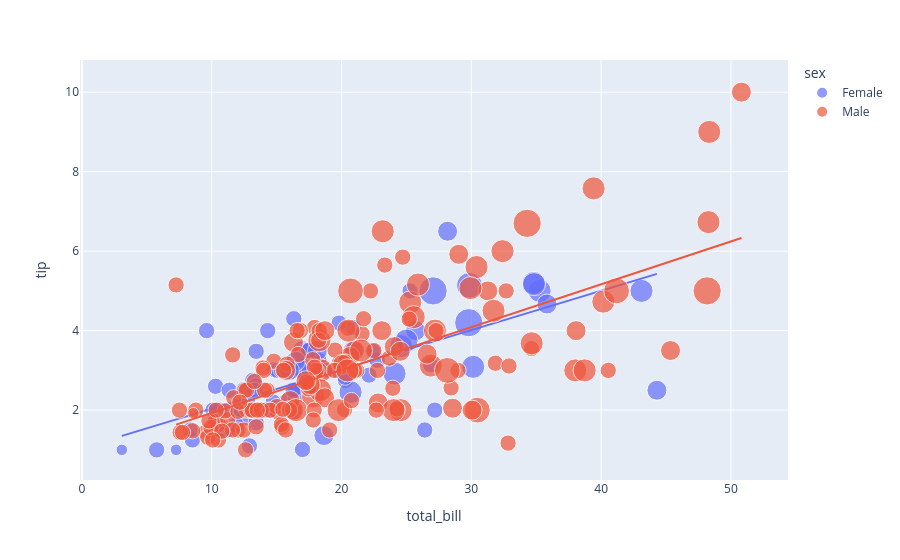

Write notebook code for a chart like this one.
### Code cell
figure=px.scatter(data_frame=data,x="total_bill",y="tip",size="size",color="sex",trendline="ols")
figure.show()

### Figure 1 — Plotly figure (JSON) as saved in the notebook; plotly's stock layout.template omitted (floating-point values rounded to 4 significant figures; data arrays with more than 128 entries replaced by an {"elided": "..."} marker saying what was removed)
{"data": [{"hovertemplate": "sex=Female<br>total_bill=%{x}<br>tip=%{y}<br>size=%{marker.size}<extra></extra>", "legendgroup": "Female", "marker": {"color": "#636efa", "size": [2, 4, 4, 2, 3, 3, 2, 2, 2, 2, 4, 3, 2, 4, 2, 2, 1, 3, 2, 2, 2, 1, 4, 2, 2, 2, 2, 2, 3, 2, 2, 2, 1, 3, 2, 2, 2, 4, 2, 2, 6, 2, 2, 2, 2, 2, 2, 2, 2, 2, 2, 2, 6, 2, 2, 3, 2, 5, 4, 2, 3, 2, 2, 2, 2, 3, 3, 2, 4, 2, 2, 2, 2, 3, 2, 2, 3, 2, 4, 2, 3, 2, 2, 2, 3, 2, 2], "sizemode": "area", "sizeref": 0.015, "symbol": "circle"}, "mode": "markers", "name": "Female", "orientation": "v", "showlegend": true, "type": "scatter", "x": [16.99, 24.59, 35.26, 14.83, 10.33, 16.97, 20.29, 15.77, 19.65, 15.06, 20.69, 16.93, 10.29, 34.81, 26.41, 16.45, 3.07, 17.07, 26.86, 25.28, 14.73, 10.07, 34.83, 5.75, 16.32, 22.75, 11.35, 15.38, 44.3, 22.42, 20.92, 14.31, 7.25, 25.71, 17.31, 10.65, 12.43, 24.08, 13.42, 12.48, 29.8, 14.52, 11.38, 20.27, 11.17, 12.26, 18.26, 8.51, 10.33, 14.15, 13.16, 17.47, 27.05, 16.43, 8.35, 18.64, 11.87, 29.85, 25.0, 13.39, 16.21, 17.51, 10.59, 10.63, 9.6, 20.9, 18.15, 19.81, 43.11, 13.0, 12.74, 13.0, 16.4, 16.47, 12.76, 13.27, 28.17, 12.9, 30.14, 13.42, 15.98, 16.27, 10.09, 22.12, 35.83, 27.18, 18.78], "xaxis": "x", "y": [1.01, 3.61, 5.0, 3.02, 1.67, 3.5, 2.75, 2.23, 3.0, 3.0, 2.45, 3.07, 2.6, 5.2, 1.5, 2.47, 1.0, 3.0, 3.14, 5.0, 2.2, 1.83, 5.17, 1.0, 4.3, 3.25, 2.5, 3.0, 2.5, 3.48, 4.08, 4.0, 1.0, 4.0, 3.5, 1.5, 1.8, 2.92, 1.68, 2.52, 4.2, 2.0, 2.0, 2.83, 1.5, 2.0, 3.25, 1.25, 2.0, 2.0, 2.75, 3.5, 5.0, 2.3, 1.5, 1.36, 1.63, 5.14, 3.75, 2.61, 2.0, 3.0, 1.61, 2.0, 4.0, 3.5, 3.5, 4.19, 5.0, 2.0, 2.01, 2.0, 2.5, 3.23, 2.23, 2.5, 6.5, 1.1, 3.09, 3.48, 3.0, 2.5, 2.0, 2.88, 4.67, 2.0, 3.0], "yaxis": "y"}, {"hovertemplate": "<b>OLS trendline</b><br>tip = 0.0988779 * total_bill + 1.04802<br>R<sup>2</sup>=0.466488<br><br>sex=Female<br>total_bill=%{x}<br>tip=%{y} <b>(trend)</b><extra></extra>", "legendgroup": "Female", "marker": {"color": "#636efa", "symbol": "circle"}, "mode": "lines", "name": "Female", "showlegend": false, "type": "scatter", "x": [3.07, 5.75, 7.25, 8.35, 8.51, 9.6, 10.07, 10.09, 10.29, 10.33, 10.33, 10.59, 10.63, 10.65, 11.17, 11.35, 11.38, 11.87, 12.26, 12.43, 12.48, 12.74, 12.76, 12.9, 13.0, 13.0, 13.16, 13.27, 13.39, 13.42, 13.42, 14.15, 14.31, 14.52, 14.73, 14.83, 15.06, 15.38, 15.77, 15.98, 16.21, 16.27, 16.32, 16.4, 16.43, 16.45, 16.47, 16.93, 16.97, 16.99, 17.07, 17.31, 17.47, 17.51, 18.15, 18.26, 18.64, 18.78, 19.65, 19.81, 20.27, 20.29, 20.69, 20.9, 20.92, 22.12, 22.42, 22.75, 24.08, 24.59, 25.0, 25.28, 25.71, 26.41, 26.86, 27.05, 27.18, 28.17, 29.8, 29.85, 30.14, 34.81, 34.83, 35.26, 35.83, 43.11, 44.3], "xaxis": "x", "y": [1.352, 1.617, 1.765, 1.874, 1.889, 1.997, 2.044, 2.046, 2.065, 2.069, 2.069, 2.095, 2.099, 2.101, 2.152, 2.17, 2.173, 2.222, 2.26, 2.277, 2.282, 2.308, 2.31, 2.324, 2.333, 2.333, 2.349, 2.36, 2.372, 2.375, 2.375, 2.447, 2.463, 2.484, 2.504, 2.514, 2.537, 2.569, 2.607, 2.628, 2.651, 2.657, 2.662, 2.67, 2.673, 2.675, 2.677, 2.722, 2.726, 2.728, 2.736, 2.76, 2.775, 2.779, 2.843, 2.854, 2.891, 2.905, 2.991, 3.007, 3.052, 3.054, 3.094, 3.115, 3.117, 3.235, 3.265, 3.297, 3.429, 3.479, 3.52, 3.548, 3.59, 3.659, 3.704, 3.723, 3.736, 3.833, 3.995, 4.0, 4.028, 4.49, 4.492, 4.534, 4.591, 5.311, 5.428], "yaxis": "y"}, {"hovertemplate": "sex=Male<br>total_bill=%{x}<br>tip=%{y}<br>size=%{marker.size}<extra></extra>", "legendgroup": "Male", "marker": {"color": "#EF553B", "size": {"elided": "157 int values"}, "sizemode": "area", "sizeref": 0.015, "symbol": "circle"}, "mode": "markers", "name": "Male", "orientation": "v", "showlegend": true, "type": "scatter", "x": {"elided": "157 float values"}, "xaxis": "x", "y": {"elided": "157 float values"}, "yaxis": "y"}, {"hovertemplate": "<b>OLS trendline</b><br>tip = 0.107861 * total_bill + 0.852148<br>R<sup>2</sup>=0.448569<br><br>sex=Male<br>total_bill=%{x}<br>tip=%{y} <b>(trend)</b><extra></extra>", "legendgroup": "Male", "marker": {"color": "#EF553B", "symbol": "circle"}, "mode": "lines", "name": "Male", "showlegend": false, "type": "scatter", "x": {"elided": "157 float values"}, "xaxis": "x", "y": {"elided": "157 float values"}, "yaxis": "y"}], "layout": {"legend": {"itemsizing": "constant", "title": {"text": "sex"}, "tracegroupgap": 0}, "margin": {"t": 60}, "xaxis": {"anchor": "y", "domain": [0, 1], "title": {"text": "total_bill"}}, "yaxis": {"anchor": "x", "domain": [0, 1], "title": {"text": "tip"}}}}
